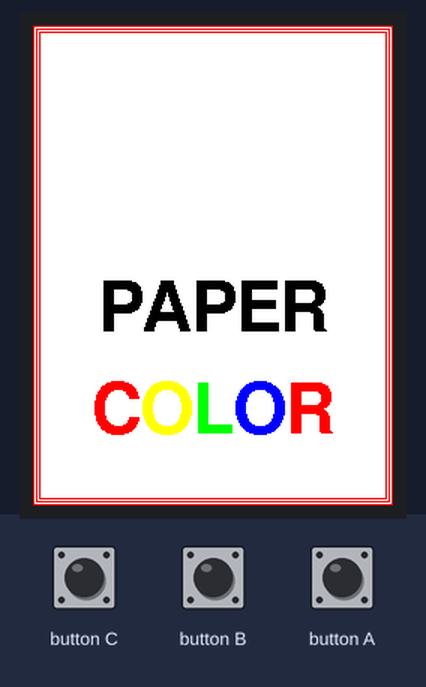
Bench run of a sketch on a simulated ESP32. Shown: 240×320 colour display.

Above: at 0.4 s.

The sketch:

display.ino
```cpp
#include <Arduino.h>
#include <M5Unified.h>

M5Canvas canvas(&M5.Display);

static void drawRedBorder()
{
    const int screenW = M5.Display.width();
    const int screenH = M5.Display.height();

    canvas.drawRect(0, 0, screenW, screenH, RED);
    canvas.drawRect(2, 2, screenW - 4, screenH - 4, RED);
    canvas.drawRect(4, 4, screenW - 8, screenH - 8, RED);
}

static int drawColoredWordCentered(const char* word, int y, const uint16_t* colors, int colorCount)
{
    const int screenW = M5.Display.width();
    const int len     = strlen(word);
    int totalW        = 0;

    for (int i = 0; i < len; ++i) {
        totalW += canvas.textWidth(String(word[i]));
    }

    int x = (screenW - totalW) / 2;
    for (int i = 0; i < len; ++i) {
        canvas.setTextColor(colors[i % colorCount]);
        String ch(word[i]);
        canvas.drawString(ch, x, y);
        x += canvas.textWidth(ch);
    }
    return x;
}

static void drawMainDemo()
{
    const int screenW = M5.Display.width();
    const int screenH = M5.Display.height();

    static const uint16_t paperColors[1] = {BLACK};
    static const uint16_t colorColors[5] = {RED, YELLOW, GREEN, BLUE, RED};
    static const uint16_t e6Colors[6]    = {WHITE, BLACK, RED, YELLOW, GREEN, BLUE};

    canvas.fillSprite(WHITE);
    drawRedBorder();

    canvas.setTextDatum(top_left);
    canvas.setTextSize(1);
    canvas.setFont(&fonts::FreeSansBold24pt7b);

    drawColoredWordCentered("PAPER", 168, paperColors, 1);
    drawColoredWordCentered("COLOR", 236, colorColors, 5);

    canvas.setFont(&fonts::FreeSansBold12pt7b);
    canvas.setTextColor(BLACK);
    canvas.setTextDatum(middle_center);
    canvas.drawString("Panel: ED2208-DOA", screenW / 2, 336);

    char resolutionBuf[32];
    snprintf(resolutionBuf, sizeof(resolutionBuf), "Resolution: %d x %d", screenW, screenH);
    canvas.setTextColor(BLUE);
    canvas.drawString(resolutionBuf, screenW / 2, 376);

    canvas.setFont(&fonts::Font4);
    canvas.setTextColor(BLACK);
    canvas.drawString("4\" E-Paper E6 Full-Color", screenW / 2, 418);

    const int barX  = 46;
    const int barY  = 448;
    const int barW  = screenW - 92;
    const int barH  = 34;
    const int cellW = barW / 6;
    for (int i = 0; i < 6; ++i) {
        const int x = barX + i * cellW;
        const int w = (i == 5) ? (barX + barW - x) : cellW;
        canvas.fillRect(x, barY, w, barH, e6Colors[i]);
        canvas.drawRect(x, barY, w, barH, BLACK);
    }

    canvas.pushSprite(0, 0);
}

void setup()
{
    auto cfg          = M5.config();
    cfg.clear_display = false;
    M5.begin(cfg);
    Serial.begin(115200);

    M5.Display.setEpdMode(epd_mode_t::epd_fastest);
    M5.Display.setRotation(0);

    canvas.createSprite(M5.Display.width(), M5.Display.height());
    drawMainDemo();
}

void loop()
{
    M5.update();
    delay(100);
}
```
